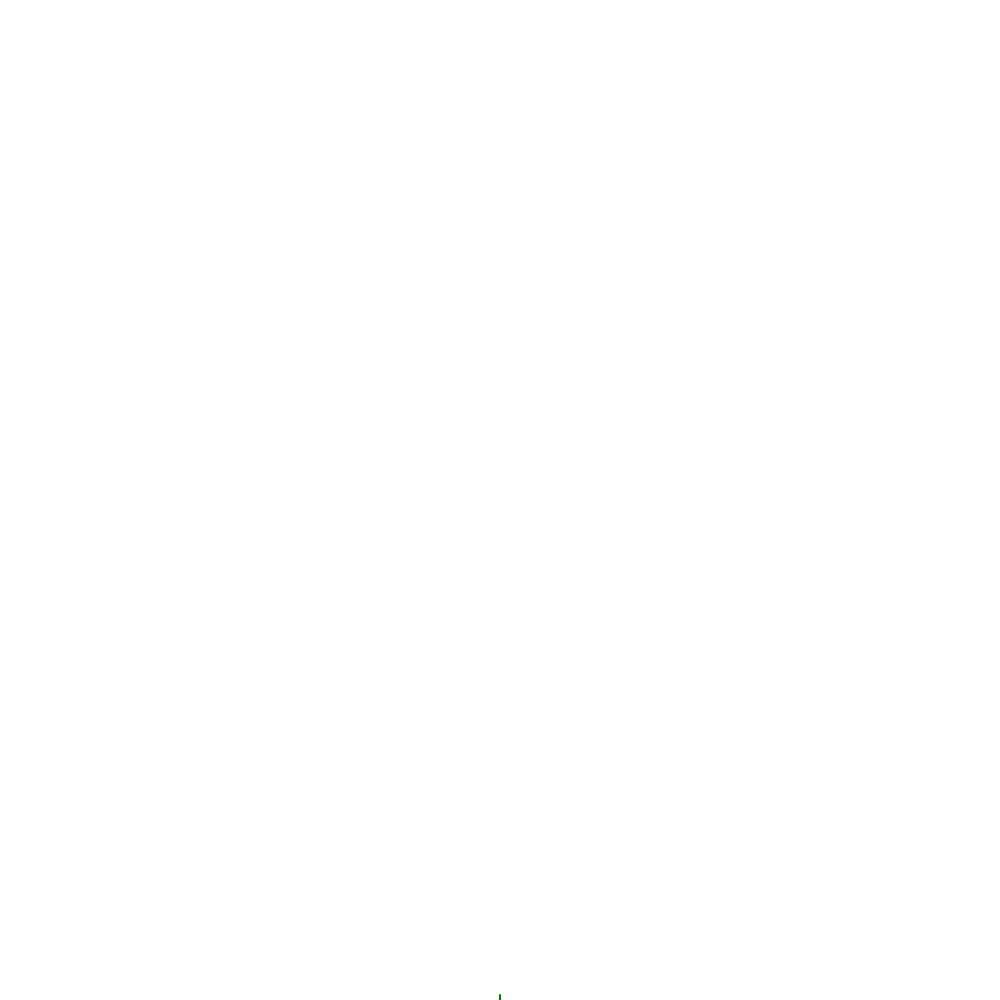
Frame 1 (no input)
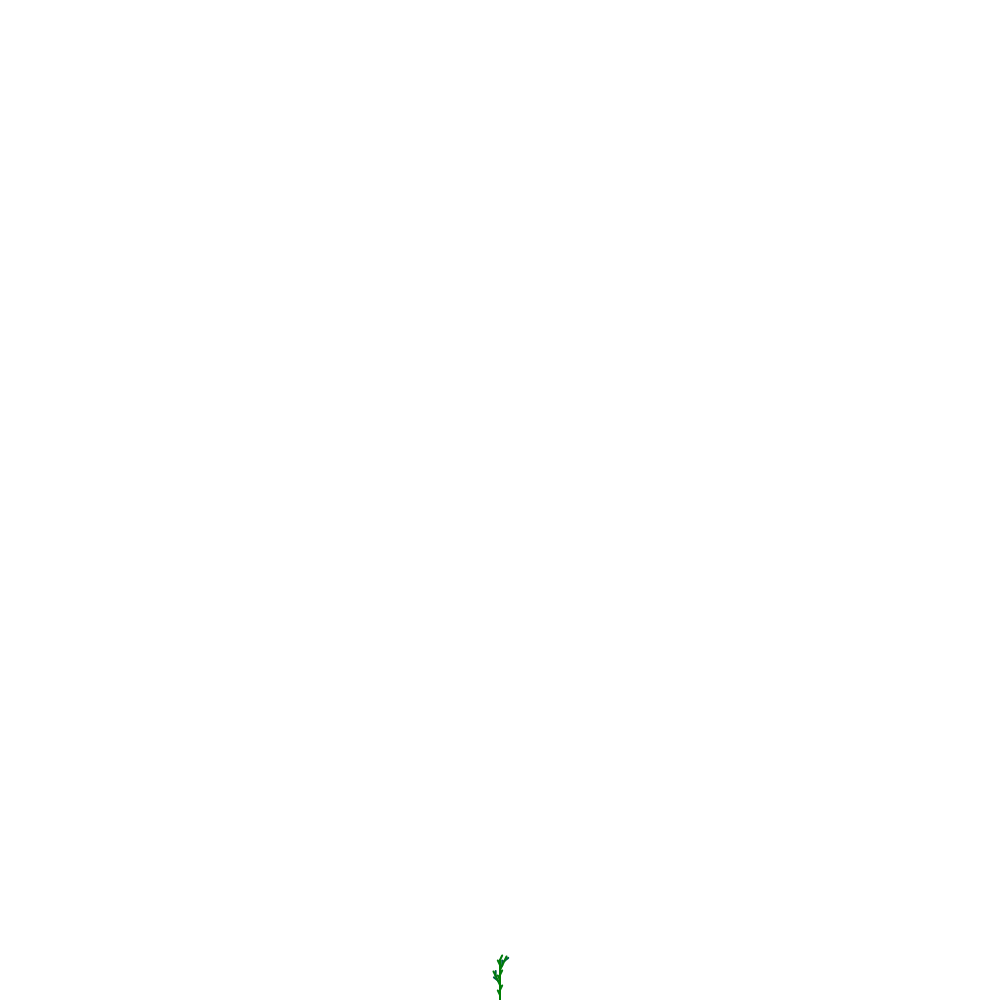
Frame 60 (no input)
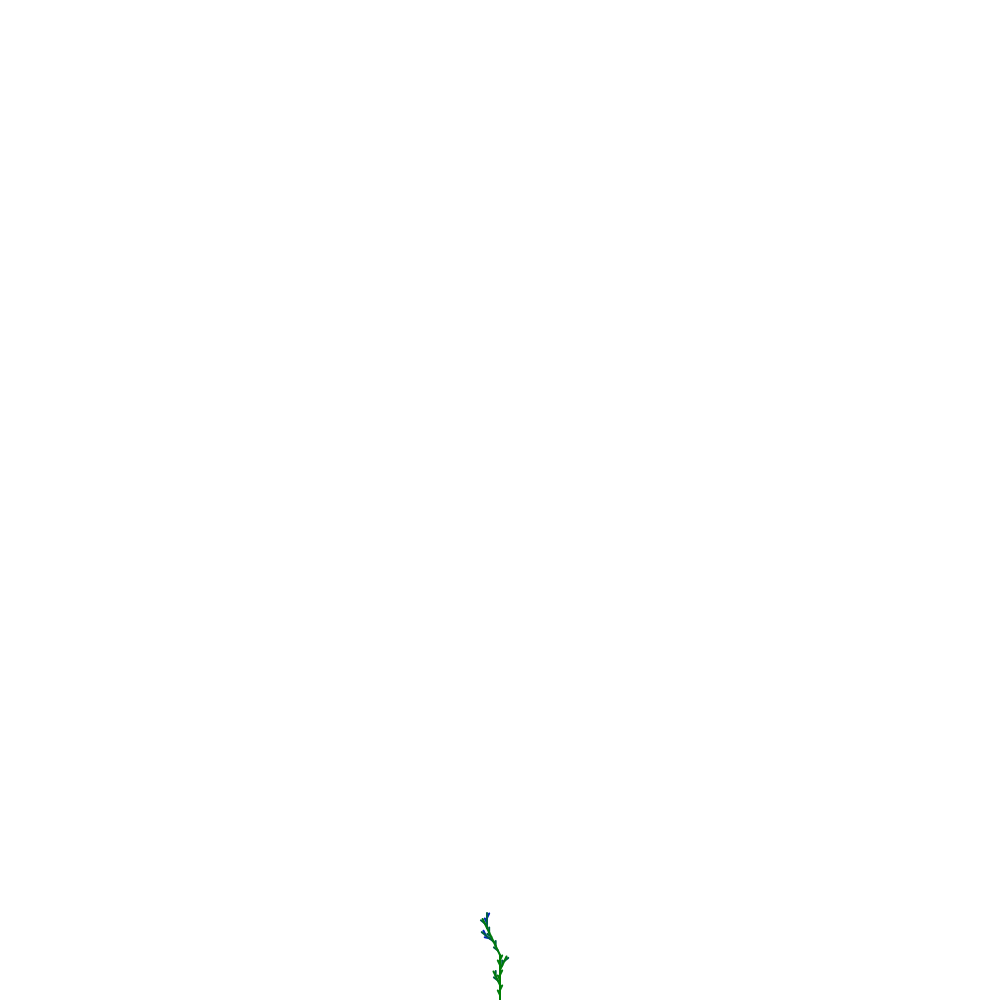
Frame 120 (the mouse pressed at the canvas centre since frame 60)

The p5.js sketch that drew these frames (run headless with seeded random() and noise() and a simulated clock; from frame 60 on, the mouse is pressed at the canvas centre):

// p5.js sketch
// ── sketch.js
// seaweed

let s = 'F'; // the string we will manipulate
let x, y, th; // xy coordinates and angle of travel
let blue, green; // colors to lerp between
let t = -5;

function setup() {
    // set some drawing parameters
    createCanvas(1000, 1000);
    background("white");
    strokeWeight(2);
    angleMode(DEGREES);
    // use the grammar to generate a string
    console.log('generating...');
    for (let iter = 0; iter < 7; iter++) {
        let next = '';
        for (let i = 0; i < s.length; i++) {
            let c = s.charAt(i);
            if (c === 'F') {
                next += 'F[+F]F[-F]F';
            } else {
                next += c;
            }
        }
        s = next;
        console.log(s);
    }
    // start at the bottom middle
    x = width / 2;
    y = height;
    // start pointing up
    th = 90;

    blue = color("blue");
    green = color("green");
}

let i = 0; // string index
let stack = []; // to store configs when encountering brackets
const dl = 5; // forward draw distance (pixels)
const dth = 25.7; // rotation angle (degrees)


function draw() {
    let c = s.charAt(i);
    if (c === 'F') {
        // draw forward
        let xp = x + dl * cos(th);
        let yp = y - dl * sin(th);
        stroke(lerpColor(green, blue, sigmoid(t)));
        line(x, y, xp, yp);
        x = xp;
        y = yp;
    } else if (c === '-') {
        // rotate left
        th -= dth;
    } else if (c === '+') {
        // rotate right
        th += dth;
    } else if (c === '[') {
        // save current config
        stack.push([x, y, th]);
        t += 2;
    } else if (c === ']') {
        // get last saved config
        [x, y, th] = stack.pop();
        t -= 2;
    }

    i++;
    if (i == s.length) {
        i = 0;
        // clear the screen and reset coords
        background("white");
        console.log('reseting...');
        x = width / 2;
        y = height;
        th = 90;
    }
}


function sigmoid(x) {
    return 1 / (1 + exp(-x));
}
